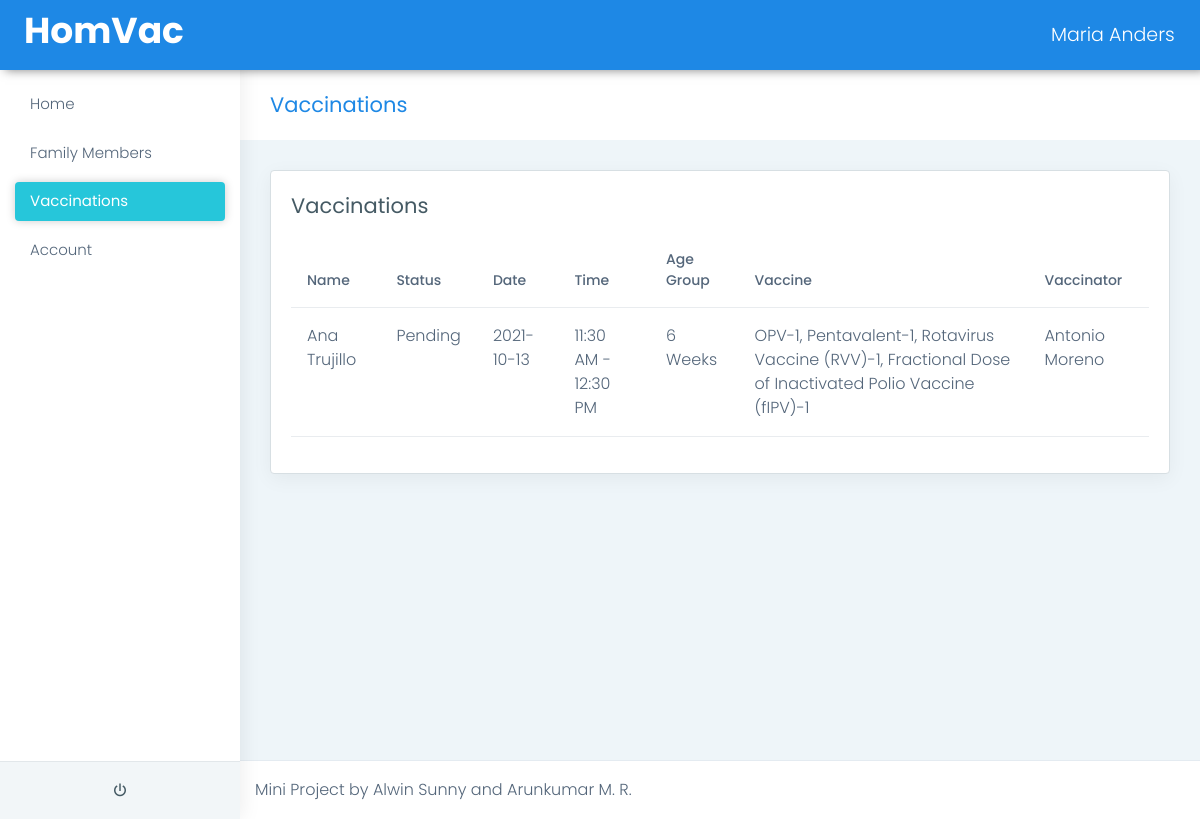
Page /user/vaccinations.php (signed in) on the committed database.
### tables this page shows
CREATE TABLE `tbl_vaccination` (
  `vaccination_id` int(11) NOT NULL AUTO_INCREMENT,
  `place_id` int(11) NOT NULL,
  `user_id` int(11) NOT NULL,
  `member_id` int(11) NOT NULL,
  `vaccine_id` int(11) NOT NULL,
  `vaccinator_id` int(11) NOT NULL,
  `vaccination_date` date NOT NULL,
  `vaccination_time` varchar(255) NOT NULL,
  `vaccination_status` varchar(10) NOT NULL,
  `vaccinated_date` date NOT NULL,
  `vaccinated_time` time NOT NULL,
  PRIMARY KEY (`vaccination_id`),
  KEY `user_id` (`user_id`),
  KEY `member_id` (`member_id`),
  KEY `vaccine_id` (`vaccine_id`),
  KEY `vaccinator_id` (`vaccinator_id`),
  KEY `place_id` (`place_id`)
);

CREATE TABLE `tbl_member` (
  `member_id` int(11) NOT NULL AUTO_INCREMENT,
  `user_id` int(11) NOT NULL,
  `member_name` varchar(25) NOT NULL,
  `member_gender` varchar(6) NOT NULL,
  `member_dob` date NOT NULL,
  `member_proof_type` varchar(20) NOT NULL,
  `member_proof_photo` varchar(255) NOT NULL,
  `member_status` varchar(10) NOT NULL,
  PRIMARY KEY (`member_id`),
  KEY `user_id` (`user_id`)
);

CREATE TABLE `tbl_vaccine` (
  `vaccine_id` int(11) NOT NULL AUTO_INCREMENT,
  `vaccine_age` varchar(10) NOT NULL,
  `vaccine_name` varchar(255) NOT NULL,
  `vaccine_status` varchar(10) NOT NULL,
  PRIMARY KEY (`vaccine_id`)
);

CREATE TABLE `tbl_vaccinator` (
  `vaccinator_id` int(11) NOT NULL AUTO_INCREMENT,
  `place_id` int(11) NOT NULL,
  `vaccinator_name` varchar(25) NOT NULL,
  `vaccinator_mobile` varchar(100) NOT NULL,
  `vaccinator_password` varchar(30) NOT NULL,
  `vaccinator_status` varchar(10) NOT NULL,
  PRIMARY KEY (`vaccinator_id`),
  KEY `place_id` (`place_id`)
);

### user/vaccinations.php (the view, shortened to what this page needs)
<?php
include("header.php");
?>
<div class="page-breadcrumb">
    <div class="row align-items-center">
        <div class="col-md-6 col-8 align-self-center">
            <h3 class="page-title mb-0 p-0">Vaccinations</h3>
        </div>
    </div>
</div>
<div class="container-fluid">
    <div class="col-sm-12">
        <div class="card">
            <div class="card-body">
                <h4 class="card-title">Vaccinations</h4>
                <div class="table-responsive">
                    <table class="table user-table">
                        <thead>
                            <tr>
                                <th class="border-top-0">Name</th>
                                <th class="border-top-0">Status</th>
                                <th class="border-top-0">Date</th>
                                <th class="border-top-0">Time</th>
                                <th class="border-top-0">Age Group</th>
                                <th class="border-top-0">Vaccine</th>
                                <th class="border-top-0">Vaccinator</th>
                            </tr>
                        </thead>
                        <tbody>
                            <?php
                            include('../config.php');
                            $user_id = $_SESSION['user_id'];
                            $sql = "SELECT tbl_member.member_name,tbl_vaccination.vaccination_status,tbl_vaccine.vaccine_age,tbl_vaccine.vaccine_name,tbl_vaccination.vaccination_date,tbl_vaccination.vaccination_time,tbl_vaccinator.vaccinator_name FROM tbl_vaccination INNER JOIN tbl_member ON tbl_vaccination.member_id=tbl_member.member_id INNER JOIN tbl_user ON tbl_vaccination.user_id=tbl_user.user_id INNER JOIN tbl_vaccine ON tbl_vaccination.vaccine_id=tbl_vaccine.vaccine_id INNER JOIN tbl_vaccinator ON tbl_vaccination.vaccinator_id=tbl_vaccinator.vaccinator_id WHERE tbl_user.user_id='$user_id'";
                            $result = mysqli_query($conn, $sql);
                            if (mysqli_num_rows($result) > 0) {
                                while ($row = mysqli_fetch_assoc($result)) {
                                    echo "<tr><td>" . $row['member_name'] . "</td>";
                                    echo "<td>" . $row['vaccination_status'] . "</td>";
                                    echo "<td>" . $row['vaccination_date'] . "</td>";
                                    echo "<td>" . $row['vaccination_time'] . "</td>";
                                    echo "<td>" . $row['vaccine_age'] . "</td>";
                                    echo "<td>" . $row['vaccine_name'] . "</td>";
                                    echo "<td>" . $row['vaccinator_name'] . "</td></tr>";
                                }
                            } else {
                                echo "0 results";
                            }
                            ?>
                        </tbody>
                    </table>
                </div>
            </div>
        </div>
    </div>
</div>
<?php
include("footer.php");
?>

### rows in the picture
tbl_vaccination: member.member_name "Ana Trujillo", vaccination_status "Pending", vaccination_date "2021-10-13", vaccination_time "11:30 AM - 12:30 PM", vaccine.vaccine_age "6 Weeks", vaccine.vaccine_name "OPV-1, Pentavalent-1, Rotavirus Vaccine (RVV)-1, Fractional Dose of Inactivated Polio Vaccine (fIPV)-1", vaccinator.vaccinator_name "Antonio Moreno"

### other values in the picture
$_SESSION['user_name'] "Maria Anders"
